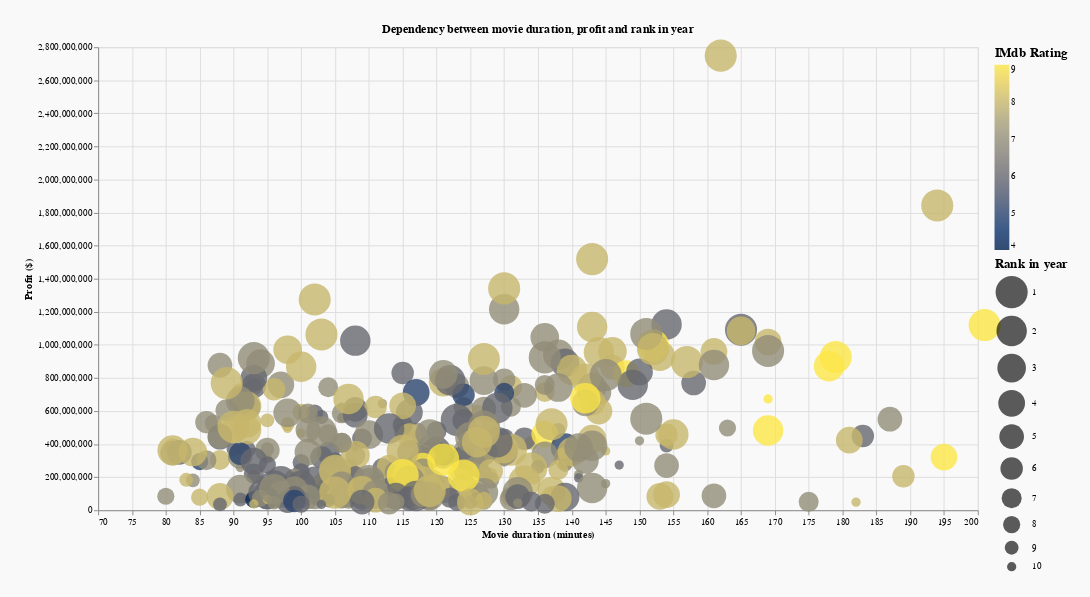

Notebook code for this chart:
### Code cell
alt.Chart(df
         ).mark_point( filled = True).encode(
        x = alt.X('length', 
                  title = 'Movie duration (minutes)', 
                  scale = alt.Scale(domain = [70, 200])),
        y = alt.Y('worldwide_gross', 
                  title = 'Profit ($)'),
                  color = alt.Color('imdb_rating', 
                          legend=alt.Legend(title='IMdb Rating', titleFontSize=14), 
                          scale=alt.Scale(scheme='cividis')),
                  size = alt.Size('rank_in_year:N', 
                          scale = alt.Scale(range = [100, 1200], reverse=True), 
                          legend=alt.Legend(title='Rank in year', 
                          titleFontSize=14)),
                  tooltip = ['studio', 'title', 'imdb_rating', 'rank_in_year'],
                  opacity = alt.condition(
                      select_mov,
                      alt.value(0.8),
                      alt.value(0.6)
)).add_selection(
    select_mov
).properties(
    width = 950, 
    height = 500, 
    background = '#F9F9F9', 
    padding = 25, 
    title = "Dependency between movie duration, profit and rank in year"
).transform_filter(
    alt.FieldGTEPredicate(field = 'length', gte = 60))

### Figure 1 — Vega-Lite specification as saved in the notebook (floating-point values rounded to 4 significant figures; data arrays with more than 128 entries replaced by an {"elided": "..."} marker saying what was removed)
{"config": {"view": {"continuousWidth": 400, "continuousHeight": 300}}, "data": {"name": "data-c2cc8dd1b22d7c7186f0259692845435"}, "mark": {"type": "point", "filled": true}, "background": "#F9F9F9", "encoding": {"color": {"type": "quantitative", "field": "imdb_rating", "legend": {"title": "IMdb Rating", "titleFontSize": 14}, "scale": {"scheme": "cividis"}}, "opacity": {"condition": {"value": 0.8, "selection": "selector043"}, "value": 0.6}, "size": {"type": "nominal", "field": "rank_in_year", "legend": {"title": "Rank in year", "titleFontSize": 14}, "scale": {"range": [100, 1200], "reverse": true}}, "tooltip": [{"type": "nominal", "field": "studio"}, {"type": "nominal", "field": "title"}, {"type": "quantitative", "field": "imdb_rating"}, {"type": "quantitative", "field": "rank_in_year"}], "x": {"type": "quantitative", "field": "length", "scale": {"domain": [70, 200]}, "title": "Movie duration (minutes)"}, "y": {"type": "quantitative", "field": "worldwide_gross", "title": "Profit ($)"}}, "height": 500, "padding": 25, "selection": {"selector043": {"type": "single", "on": "mouseover", "nearest": false, "empty": "all"}}, "title": "Dependency between movie duration, profit and rank in year", "transform": [{"filter": {"field": "length", "gte": 60}}], "width": 950, "$schema": "https://vega.github.io/schema/vega-lite/v4.8.1.json", "datasets": {"data-c2cc8dd1b22d7c7186f0259692845435": {"elided": "399 records"}}}
